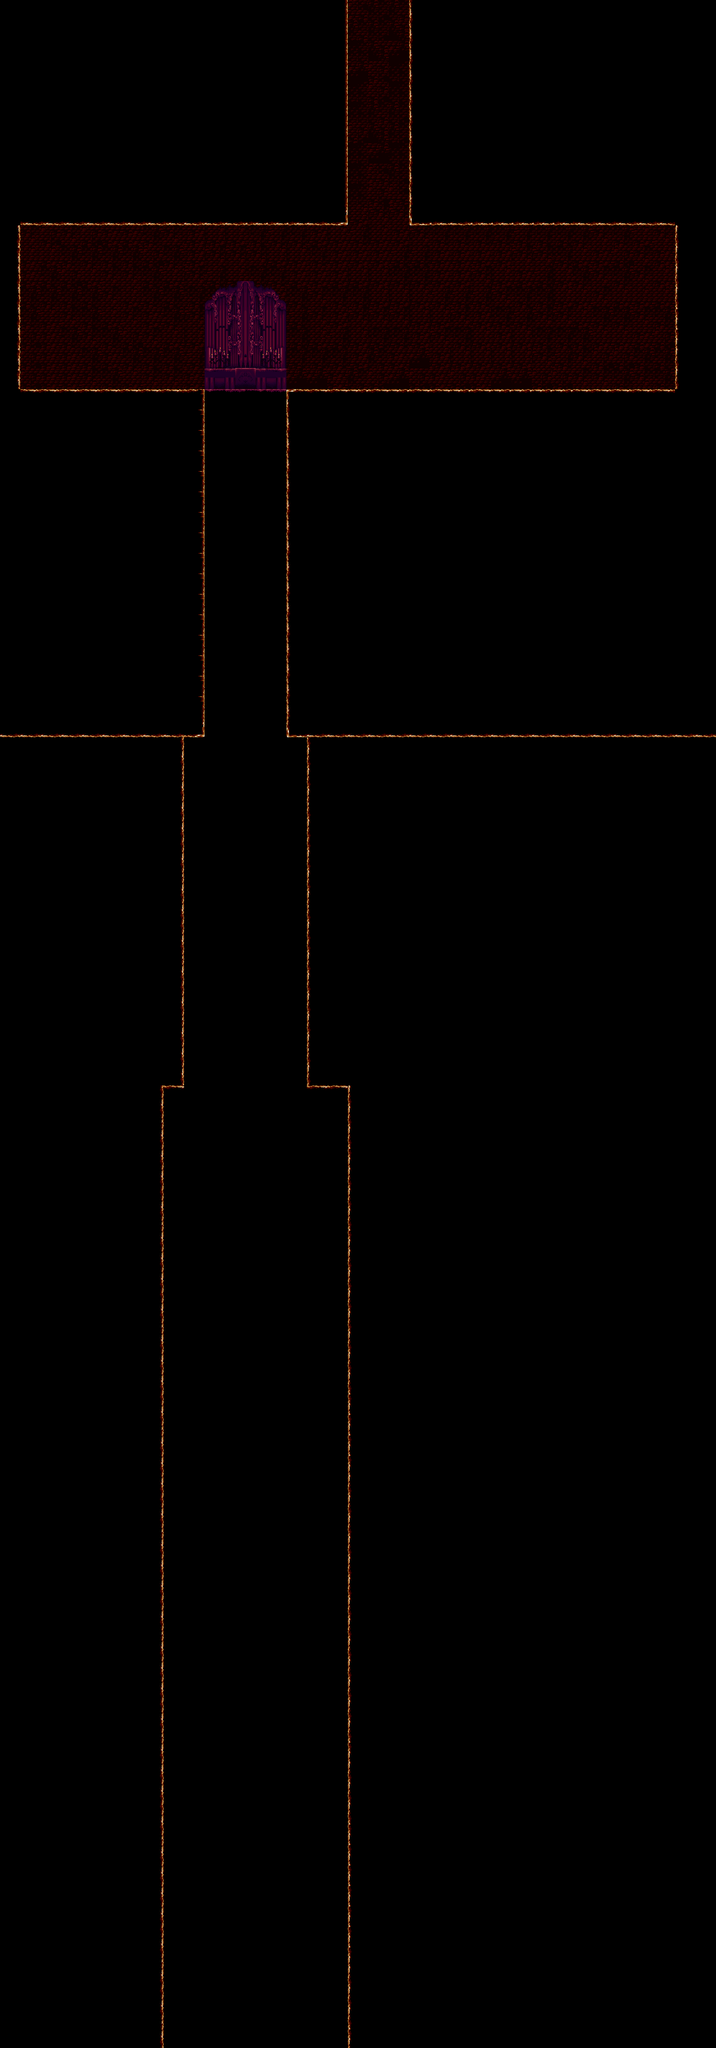

Below is a game level as drawn by its tile map, then a one-line description and the .tmx that defines it (tile-layer data replaced by summaries):
An orthogonal 35x100 tile map with 32x32 px tiles, 3 tile layers (Background, Background2, Walls), 2 tilesets and 5 objects (exit, Exit).

<map version="1.0" orientation="orthogonal" width="35" height="100" tilewidth="32" tileheight="32">
 <tileset firstgid="1" name="Cathedral2" tilewidth="32" tileheight="32">
  <image source="Cathedral2.png" width="1800" height="524" />
 </tileset>
 <tileset firstgid="897" name="dungeonTiles" tilewidth="32" tileheight="32">
  <image source="dungeonTiles.png" width="2048" height="1536" />
  <tile id="668">
   <properties>
    <property name="darkPower" value="yes" />
   </properties>
  </tile>
 </tileset>
 <layer name="Background" width="35" height="100">
  <data>[3500 cells, 3500 non-empty, 19 distinct tile ids]</data>
 </layer>
 <layer name="Background2" width="35" height="100">
  <data>[3500 cells, 32 non-empty, 29 distinct tile ids]</data>
 </layer>
 <layer name="Walls" width="35" height="100">
  <data>[3500 cells, 2618 non-empty, 25 distinct tile ids]</data>
 </layer>
 <objectgroup name="MapTransitions" width="35" height="100">
  <object name="exit" type="exit" x="544" y="0" width="96" height="32">
   <properties>
    <property name="destination" value="HallOfCandles.tmx" />
    <property name="destinationHeight" value="32" />
    <property name="startx" value="20" />
    <property name="starty" value="28" />
   </properties>
  </object>
  <object x="-32" y="160" />
  <object x="-32" y="256" />
  <object name="Exit" type="Exit" x="256" y="3168" width="288" height="32">
   <properties>
    <property name="destination" value="Fall.tmx" />
    <property name="destinationHeight" value="230" />
    <property name="startx" value="30" />
    <property name="starty" value="3" />
   </properties>
  </object>
  <object x="-32" y="2368" />
 </objectgroup>
</map>
